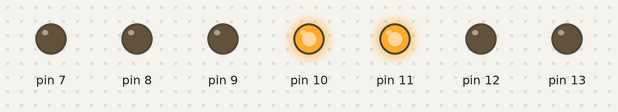
The sketch below on a simulated Arduino Uno, built with avr-gcc and run on an emulated ATmega328P. On the bench: output pins drawn as LEDs (lit = HIGH).

Above: at 0.3 s.
At 1.7 s:
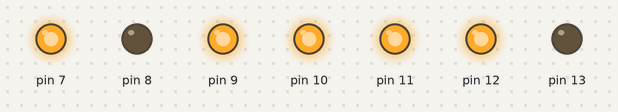
At 2.4 s:
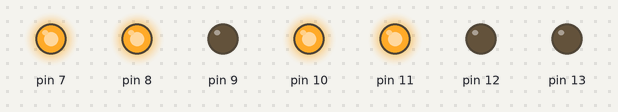
At 3.8 s:
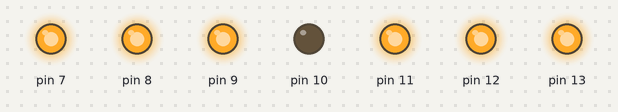
At 5.2 s:
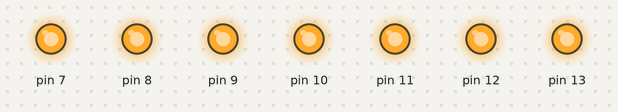
At 7.3 s:
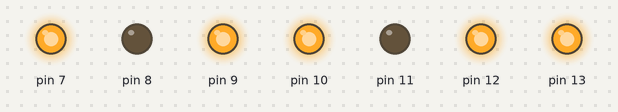
Timing chart, 0 to 8.2 s (numbered marks = the images above):
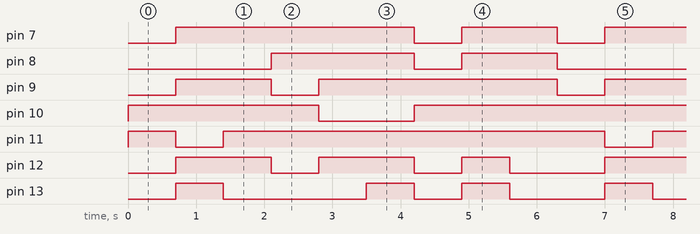

The sketch:

display1.ino
```cpp
// A9
// B10
// C11
// D12
// E13
// F8
// G7

int numbers[9][7] = {
  {0,1,1,0,0,0,0},
  {1,1,0,1,1,0,1},
  {1,1,1,1,0,0,1},
  {0,1,1,0,0,1,1},
  {1,0,1,1,0,1,1},
  {1,0,1,1,1,1,1},
  {1,1,1,0,0,0,0},
  {1,1,1,1,1,1,1},
  {1,1,1,0,0,1,1},
};

void setup() {
  pinMode(7, OUTPUT);
  pinMode(8, OUTPUT);
  pinMode(9, OUTPUT);
  pinMode(10, OUTPUT);
  pinMode(13, OUTPUT);
  pinMode(12, OUTPUT);
  pinMode(11, OUTPUT);
}

void loop() {

  for(int i = 0; i < 9; i++){
    digitalWrite(9, numbers[i][0]); // A
    digitalWrite(10, numbers[i][1]); // B
    digitalWrite(11, numbers[i][2]); // C
    digitalWrite(12, numbers[i][3]); // D
    digitalWrite(13, numbers[i][4]); // E
    digitalWrite(8, numbers[i][5]); // F
    digitalWrite(7, numbers[i][6]); // G
    delay(700);
  }
}
```

Measured:
- by itself, pin 7: repeats every 6.3 s: LOW 0.70 s, HIGH 1.4 s, LOW 0.70 s, HIGH 3.5 s
- by itself, pin 8: repeats every 6.3 s: LOW 0.70 s, HIGH 1.4 s, LOW 2.1 s, HIGH 2.1 s
- by itself, pin 9: repeats every 6.3 s: LOW 0.70 s, HIGH 3.5 s, LOW 0.70 s, HIGH 1.4 s
- by itself, pin 10: repeats every 6.3 s: LOW 1.4 s, HIGH 4.9 s
- by itself, pin 11: repeats every 6.3 s: LOW 0.70 s, HIGH 5.6 s
- by itself, pin 12: repeats every 6.3 s: LOW 0.70 s, HIGH 1.4 s, LOW 0.70 s, HIGH 0.70 s, LOW 1.4 s, HIGH 1.4 s
- by itself, pin 13: repeats every 6.3 s: LOW 2.1 s, HIGH 0.70 s, LOW 0.70 s, HIGH 0.70 s, LOW 1.4 s, HIGH 0.70 s
